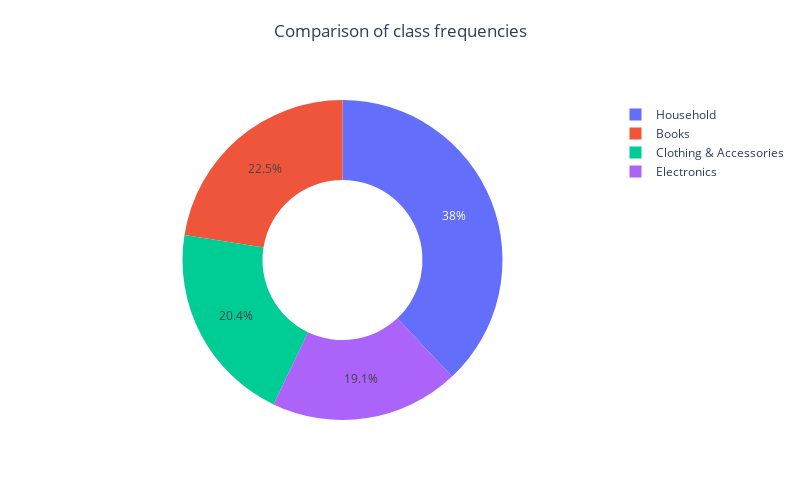

The notebook cell saved with this chart:
### Markdown cell above
## Class Frequencies

### Code cell
# Visualization of class frequencies
values = np.array([len(data_e), len(data_h), len(data_b), len(data_c)])
labels = ['Electronics', 'Household', 'Books', 'Clothing & Accessories']
fig = go.Figure(data = [go.Pie(values = values, labels = labels, hole = 0.5, textinfo = 'percent', title = " ")])
text_title = "Comparison of class frequencies"
fig.update_layout(height = 500, width = 800, showlegend = True, title = dict(text = text_title, x = 0.5, y = 0.95))
fig.show()

### Figure 1 — Plotly figure (JSON) as saved in the notebook; plotly's stock layout.template omitted (floating-point values rounded to 4 significant figures)
{"data": [{"hole": 0.5, "labels": ["Electronics", "Household", "Books", "Clothing & Accessories"], "textinfo": "percent", "title": {"text": " "}, "type": "pie", "values": [5308, 10564, 6256, 5674]}], "layout": {"height": 500, "showlegend": true, "title": {"text": "Comparison of class frequencies", "x": 0.5, "y": 0.95}, "width": 800}}
